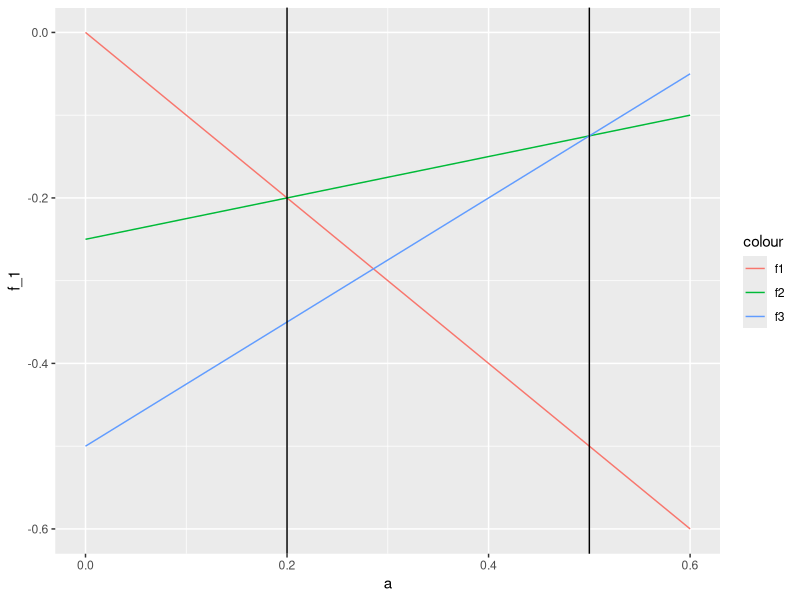
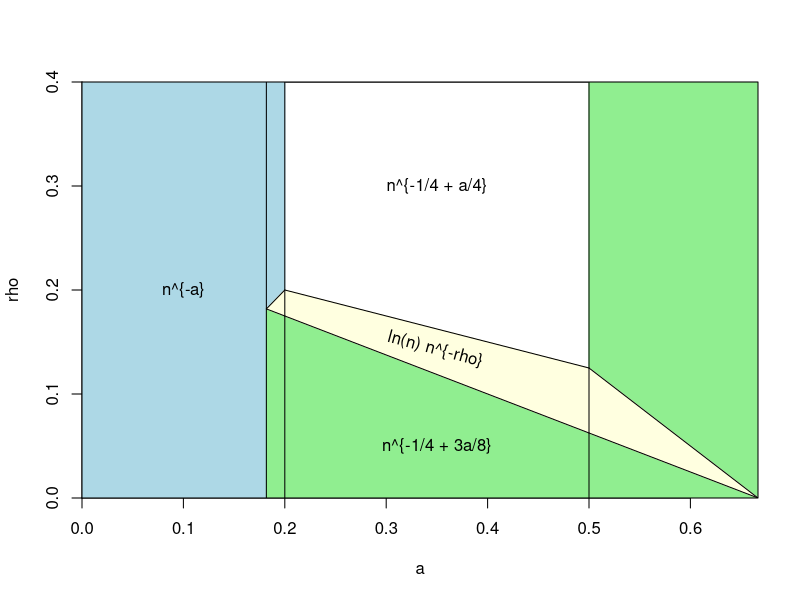
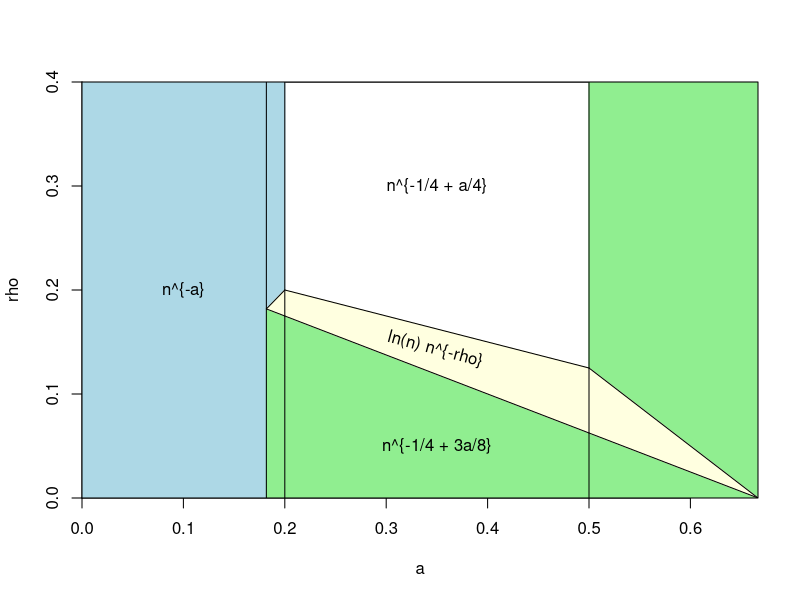

The R source for these figures, in order:
## ---- chunk 1
knitr::opts_chunk$set(echo = TRUE)
library(tidyverse)
## ---- chunk 2
vec_a = seq(0, 2/3, by = 0.1)

df = data.frame(
  a = vec_a,
  f_1 = - vec_a,
  f_2 = - 1/4 + vec_a / 4,
  f_3 = - 1/2 + 3 * vec_a / 4
)

ggplot(df) +
  geom_line(aes(x = a, y = f_1, color = "f1")) +
  geom_line(aes(x = a, y = f_2, color = "f2")) +
  geom_line(aes(x = a, y = f_3, color = "f3")) +
  geom_vline(xintercept = 1/5) +
  geom_vline(xintercept = 1/2)
## ---- chunk 3
# x-axis is a
# y-axis is rho

rhomax = 0.4

f <- function()
{plot(x = rep(2/11, 2), y = c(0, rhomax), xlim = c(0, 2/3), type = "l",
     xlab = "a", ylab = "rho", yaxs='i', xaxs='i')

# Coloring polygons
polygon(x = c(0, 2/11, 2/11, 1/5,    1/5,      0),
        y = c(0,    0, 2/11, 1/5, rhomax, rhomax) , 
        density = NA, angle = 45, border = NULL, col = "lightblue")

polygon(x = c(2/3,    2/3,    1/2, 1/2),
        y = c(  0, rhomax, rhomax, 1/8), 
        density = NA, angle = 45, border = NULL, col = "lightgreen")
polygon(x = c(2/11, 2/3, 2/11),
        y = c(   0,   0, 2/11), 
        density = NA, angle = 45, border = NULL, col = "lightgreen")

polygon(x = c(2/11, 2/3, 1/2, 1/5),
        y = c(2/11,   0, 1/8, 1/5), 
        density = NA, angle = 45, border = NULL, col = "lightyellow")

lines(x = rep(2/11, 2), y = c(0, rhomax))

# first interval
lines(x = rep(1/5, 2), y = c(0, rhomax))
text(labels = "n^{-a}", x = 0.1, y = rhomax * 0.5)

# second interval
lines(x = rep(1/2, 2), y = c(0, rhomax))
lines(x = c(2/11, 1/5), y = c(2/11, 1/5))
# text(labels = "n^-a", x = 0.18, y = 0.6)
lines(x = c(2/11, 1/5), y = 1/4 - 3 * c(2/11, 1/5) / 8)

# third interval
lines(x = c(1/5, 1/2), y = 1/4 - 3 * c(1/5, 1/2) / 8)
text(labels = "n^{-1/4 + 3a/8}", x = 0.35, y = 0.05)
text(labels = "ln(n) n^{-rho}", x = 0.35, y = 0.158, 
     adj = 0, srt = -15, pos = 1)
lines(x = c(1/5, 1/2), y = 1/4 - c(1/5, 1/2) / 4)
text(labels = "n^{-1/4 + a/4}", x = 0.35, y = 0.3)
# fourth interval
lines(x = c(1/2, 2/3), y = 1/2 - 3 * c(1/2, 2/3) / 4)
lines(x = c(1/2, 2/3), y = 1/4 - 3 * c(1/2, 2/3) / 8)
# 
# lines(x = rep(2/3, 2), y = c(0, rhomax))
# text(labels = "n^{-1/2 + 3a/4}", x = 1, y = rhomax * 0.5)

# Drawing again the box around
polygon(c(0, 2/3, 2/3, 0),
        c(0, 0, rhomax, rhomax))
}

f()
## ---- chunk 4
# x-axis is a
# y-axis is rho

pdf("error_regimes.pdf", width = 8, height = 6)

f()

dev.off()
